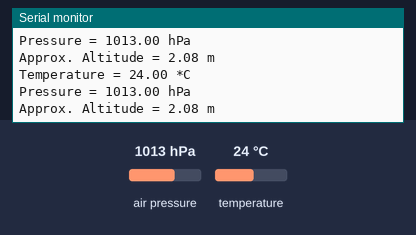
Bench run of a sketch on a simulated Arduino Mega 2560, built with avr-gcc and run on an emulated ATmega2560. Parts: the last lines printed to the serial monitor. Inputs (shaded band) come from the test bench; at power-on: air pressure 1013 hPa, temperature 24 °C.

Above: at 1.2 s.
1.3 s: air pressure set to 952 hPa
At 2.6 s:
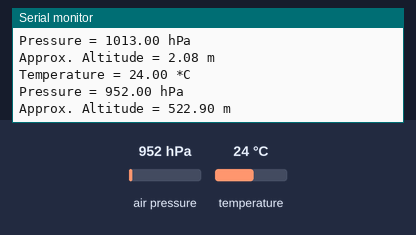
2.8 s: temperature set to 12 °C
At 3.9 s:
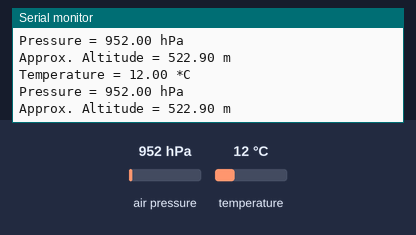
4.3 s: air pressure set to 975 hPa
At 6.0 s:
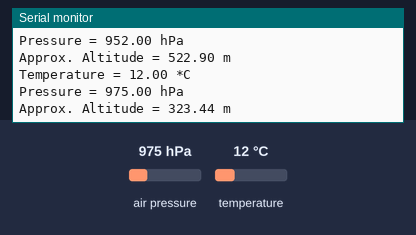
Timing chart, 0 to 7.5 s (numbered marks = the images above; inputs shaded):
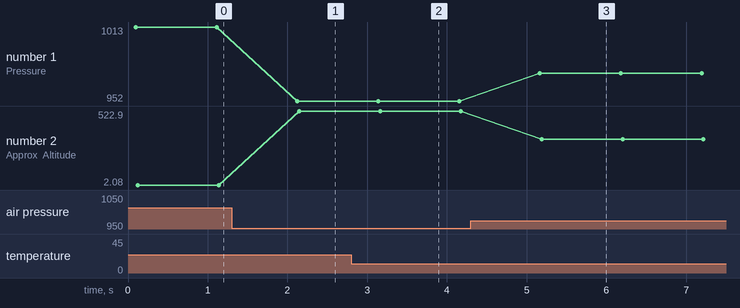

The sketch:

SPITest.ino
```cpp
#include <Wire.h>
#include <Adafruit_Sensor.h>
#include <Adafruit_BMP280.h>

#include <SPI.h>
#define BMP_SCK 18
#define BMP_MISO 19
#define BMP_MOSI 23
#define BMP_CS 5
#define SEALEVELPRESSURE_HPA (1013.25)

//Adafruit_BMP280 bmp; // I2C
//Adafruit_BMP280 bmp(BMP_CS); // hardware SPI
Adafruit_BMP280 bmp(BMP_CS, BMP_MOSI, BMP_MISO, BMP_SCK); // software SPI

unsigned long delayTime;

void setup() {
  Serial.begin(9600);
  Serial.print("MOSI: ");
  Serial.println(MOSI);
  Serial.print("MISO: ");
  Serial.println(MISO);
  Serial.print("SCK: ");
  Serial.println(SCK);
  Serial.print("SS: ");
  Serial.println(SS);
  Serial.println(F("BMP280 test"));

  bool status;

  // default settings
  // (you can also pass in a Wire library object like &Wire2)
  status = bmp.begin();
  if (!status) {
    Serial.println("Could not find a valid BMP280 sensor, check wiring!");
    while (1);
  }

  Serial.println("-- Default Test --");
  delayTime = 1000;

  Serial.println();
}


void loop() {
  printValues();
  delay(delayTime);
}

void printValues() {
  Serial.print("Temperature = ");
  Serial.print(bmp.readTemperature());
  Serial.println(" *C");

  // Convert temperature to Fahrenheit
  /*Serial.print("Temperature = ");
  Serial.print(1.8 * bmp.readTemperature() + 32);
  Serial.println(" *F");*/

  Serial.print("Pressure = ");
  Serial.print(bmp.readPressure() / 100.0F);
  Serial.println(" hPa");

  Serial.print("Approx. Altitude = ");
  Serial.print(bmp.readAltitude(SEALEVELPRESSURE_HPA));
  Serial.println(" m");

  Serial.println();
}
```

Measured:
- after the input at 1.3 s, the serial monitor: prints a new line after 0.83 s (image 1)
- after the input at 2.8 s, the serial monitor: prints a new line after 0.31 s (image 2)
- after the input at 4.3 s, the serial monitor: prints a new line after 0.87 s (image 3)
- plotted number 1: 1013 → 952 after the input at 1.3 s, 952 → 975 after the input at 4.3 s
- plotted number 2: 2.08 → 522.9 after the input at 1.3 s, 522.9 → 323.44 after the input at 4.3 s
